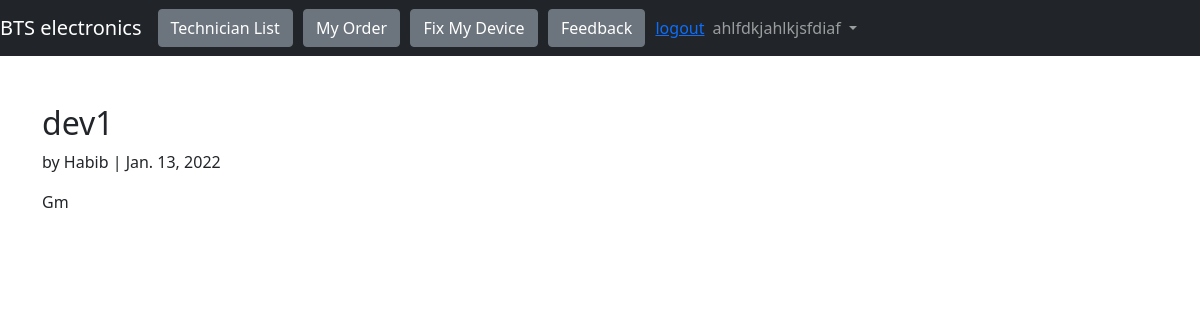
Screenshot of /order/detail/1 (signed in) with the database file from the repository.
### project_user/models.py (models this page shows, shortened)
class CustomUser(AbstractUser):
    is_customer = models.BooleanField()
    is_Technician = models.BooleanField()
    phoneNumber = models.IntegerField()

class Order(models.Model):
    User = models.ForeignKey(
        CustomUser,
        verbose_name=("customer"),
        on_delete=models.CASCADE,
        null = True)
    technician = models.ForeignKey(
        Technician,
        verbose_name=("technician"),
        related_name= 'ordertechnician',
        on_delete=models.CASCADE,
        null = True)
    device = models.ForeignKey(
        Device,
        verbose_name=("Order Device"),
        on_delete=models.CASCADE,
        related_name= 'orderDevice',
        null=False)
    status = models.BooleanField(default=False)
    date = models.DateField(auto_now=True) #, auto_now_add=True)

class Device(models.Model):
    devicename = models.CharField(max_length=50)
    deviceDescription = models.CharField(max_length=50)
    def __str__(self):
        return self.devicename

class Technician(models.Model):
    user = models.ForeignKey(
        CustomUser,
        verbose_name=("Technicians's User"),
        on_delete=models.CASCADE)
    organizationName = models.CharField(max_length=50)
    ProfilePicture = models.ImageField(
                            upload_to='images/',
                            height_field=None,
                            width_field=None,
                            max_length=None)
    Location = models.CharField(max_length=50)
    isApproved = models.BooleanField(default= False)
    rating = models.IntegerField(default = 0)
    device = models.ForeignKey(
        Device,
        verbose_name= (""),
        on_delete=models.CASCADE,
        related_name= 'technicianDevice')

### project_user/views.py (the view)
# urls.py: path('order/detail/<int:pk>', OrderDetailView.as_view(), name='orderDetail'), # neworderSuccess
class OrderDetailView(DetailView):
    model = Order
    template_name = 'orderDetail.html'

### templates/orderDetail.html (shortened to what this page needs)
{% extends 'base.html' %}
{% block content %}
    <div class="article-entry">
    <h2>{{ object.device }}</h2>
    <p>by {{ object.technician.user.first_name }} | {{ object.date }}</p>
    <p>{{ object.technician.user.last_name }}</p>
    </div>
{% endblock content %}

### templates/base.html (shortened to what this page needs)
{% load static %}
<html>
<head>
<link href="https://cdn.jsdelivr.net/npm/bootstrap@5.1.3/dist/css/bootstrap.min.css" rel="stylesheet">
<link rel="stylesheet" href="{% static '/css/main.css' %}">
</head>
<body>
<main>
    <nav class="navbar navbar-expand-md navbar-dark bg-dark mb-5 d-flex justify-content-between">
        <a class="navbar-brand ml-4" href="{% url 'home' %}">
            BTS electronics</a>
        {% if user.is_authenticated %}
            <ul class="navbar-nav mr-auto">
                <li> <a href="{% url 'technicianList' %}" class = "btn btn-secondary">Technician List</a></li> &ThickSpace;&ThickSpace;
                <li> <a href="{% url 'order' %}" class = "btn btn-secondary" >My Order</a></li>&ThickSpace;&ThickSpace;
                <li> <a href="{% url 'deviceList' %}" class = "btn btn-secondary" >Fix My Device</a></li>&ThickSpace;&ThickSpace;
                <li> <a href="{% url 'feedback' %}" class = "btn btn-secondary" >Feedback</a></li>&ThickSpace;&ThickSpace;
            </ul>
            <a href="{% url 'logout' %}">logout</a>
        {% endif %}
        <div class="collapse navbar-collapse" id="navbarCollapse">
            {% if user.is_authenticated %}
                <ul class="navbar-nav ml-auto">
                    <li class="nav-item">
                        <a class="nav-link dropdown-toggle" href="#" id="userMenu" data-toggle="dropdown" aria-haspopup="true" aria-expanded="false">
                            {{ user.username }}
                        </a>
                    </li>
                </ul>
            {% else %}
                <form class="form-inline ml-auto">
                    <a href="{% url 'login' %}" class="btn btn-outline-secondary">Log In</a>
                    <a href="{% url 'signup-pre' %}" class="btn btn-primary ml- ">Sign up</a>
                </form>
            {% endif %}
        </div>
    </nav>
    <div class="container">
        {% block content %}
        {% endblock content %}
    </div>
</main>
</body>
</html>

### rows the page displays
CustomUser: username "ahlfdkjahlkjsfdiaf"
Order: device "dev1", technician.user.first_name "Habib", date "Jan. 13, 2022", technician.user.last_name "Gm"
